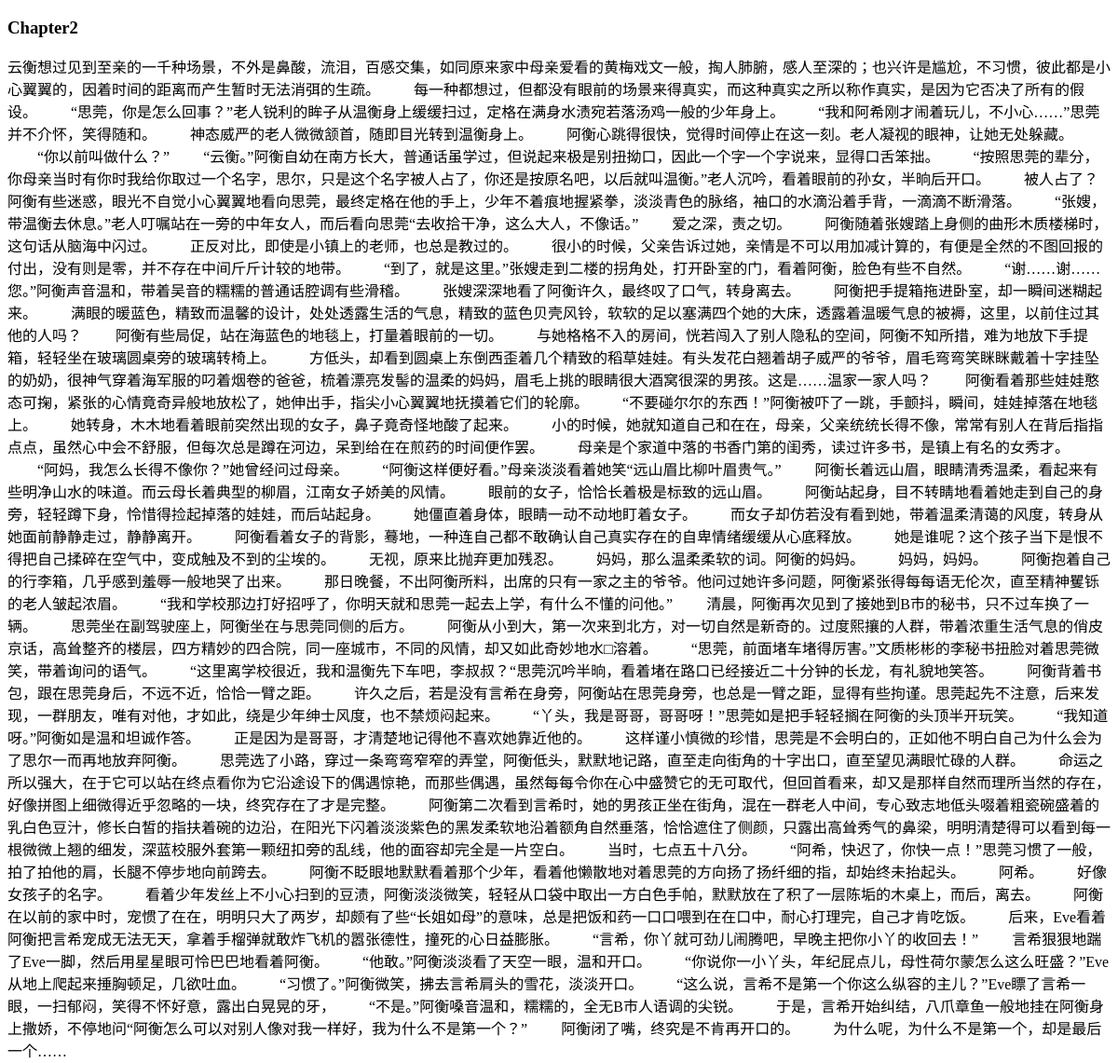
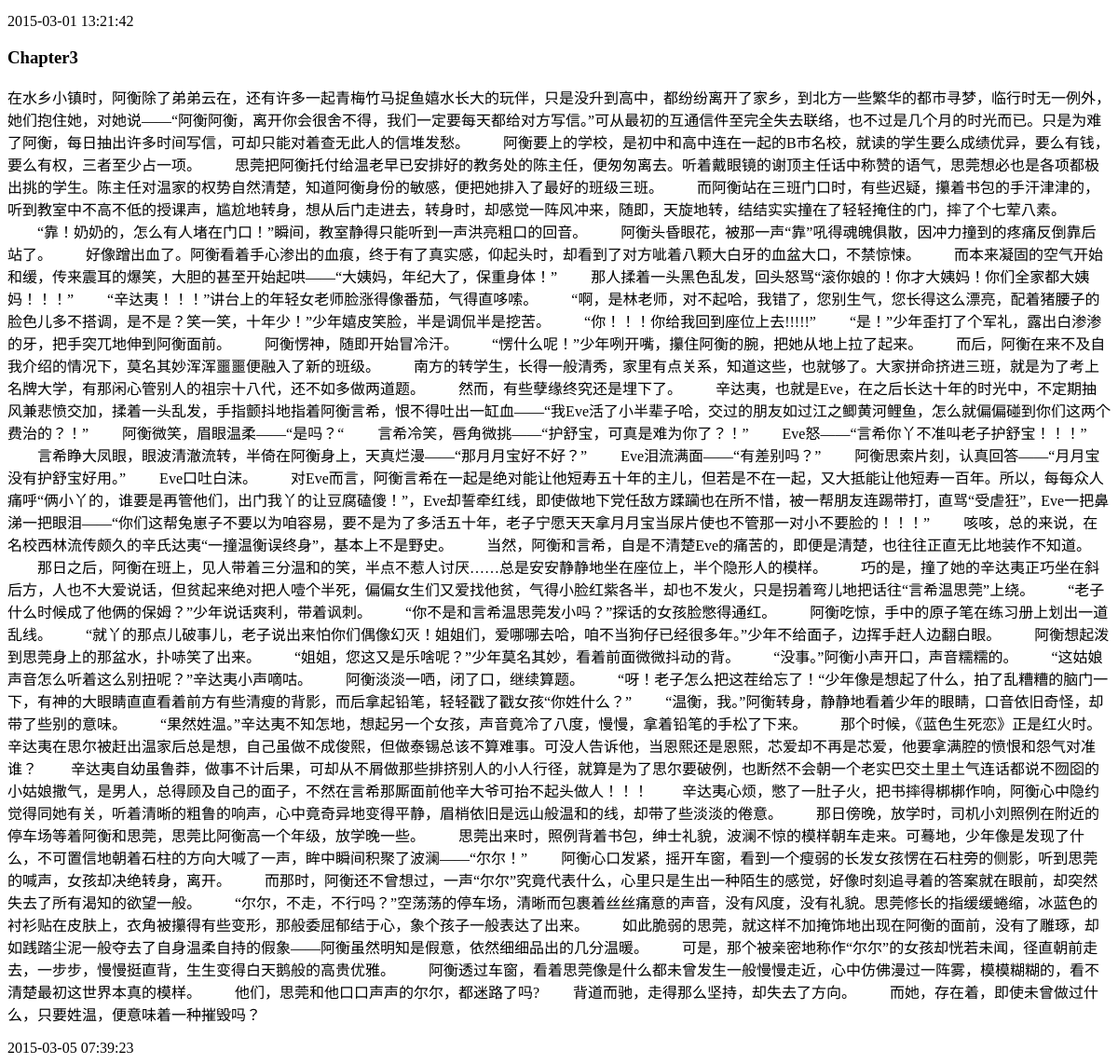
Page /php/search.php on the earlier database version (2 pictures, top to bottom).
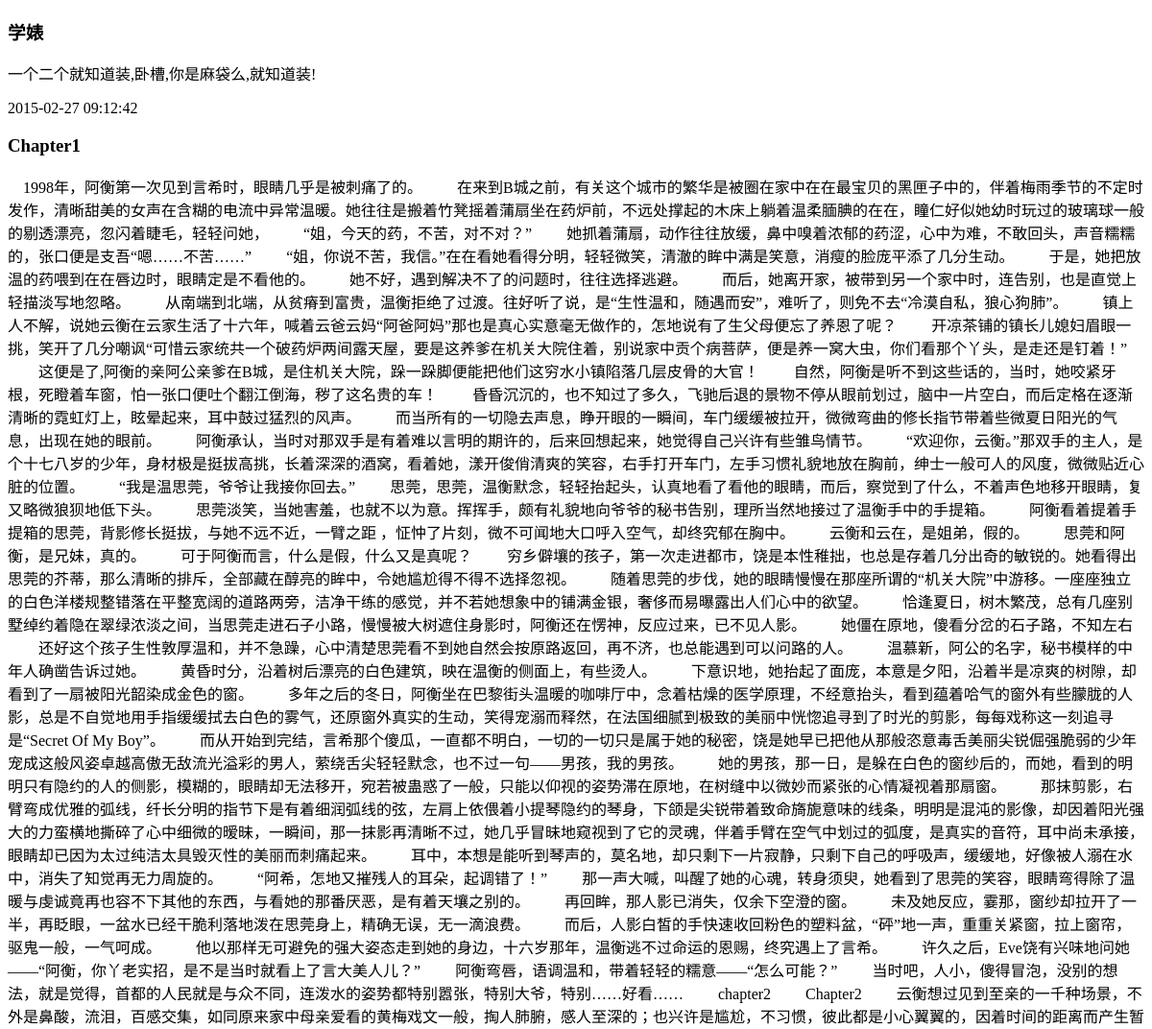
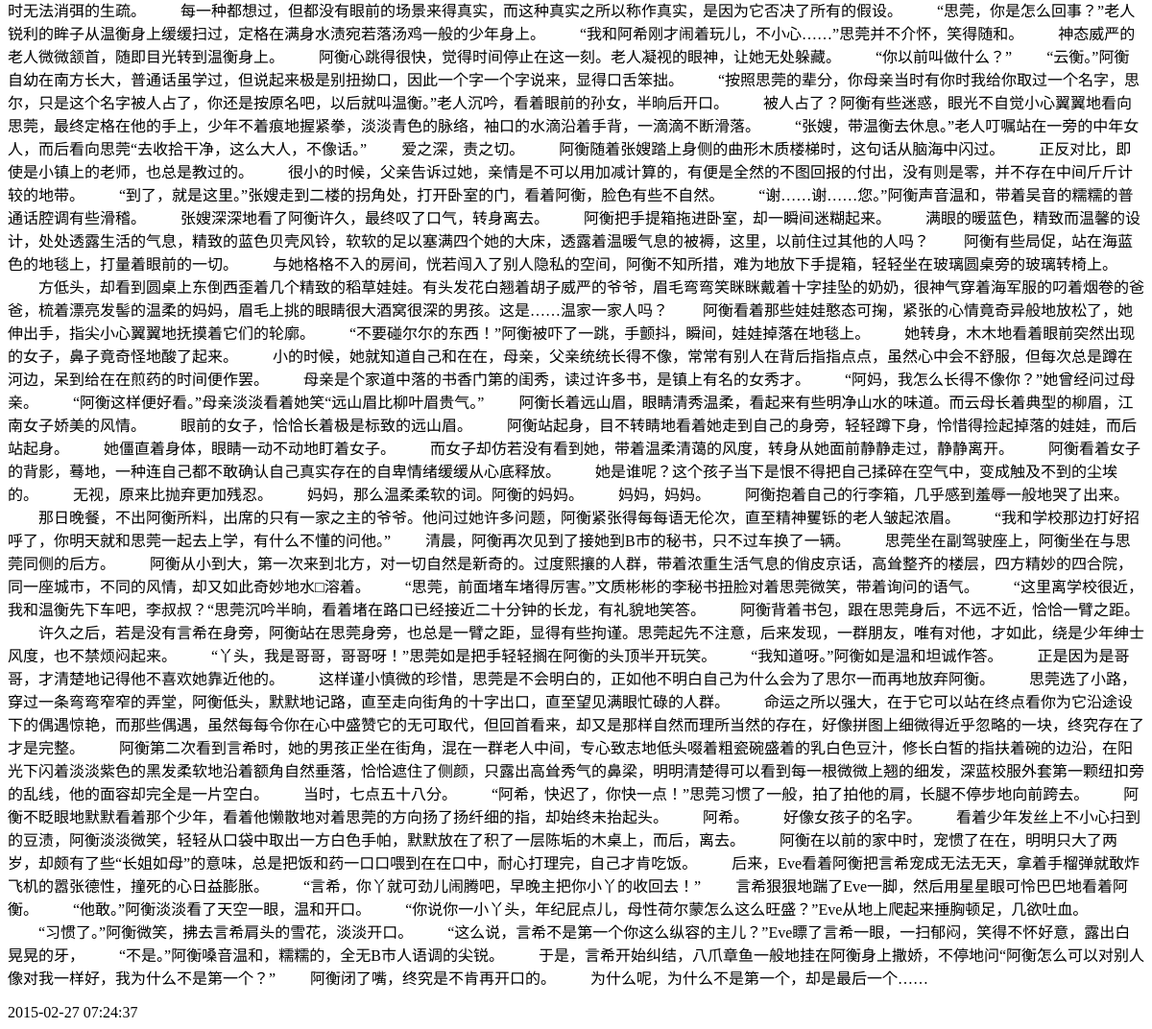
Same page on the later database version (2 pictures, top to bottom).
### tables this page shows
CREATE TABLE IF NOT EXISTS `blog_content` (
  `user_id` int(11) NOT NULL,
  `user_name` varchar(10) NOT NULL,
`content_id` int(11) NOT NULL,
  `content_title` varchar(225) NOT NULL,
  `type` varchar(32) NOT NULL,
  `content` text NOT NULL,
  `time` timestamp NOT NULL DEFAULT CURRENT_TIMESTAMP ON UPDATE CURRENT_TIMESTAMP
);

### php/search.php (the view, shortened to what this page needs)
<!doctype html>
<html lang="en">
<head>
</head>
<body>
<?php
include"connect.php";
$searchs=$_POST['search'];
$result=$db->query("SELECT * FROM `blog_content` WHERE content like '%$searchs%' or content_title like '%$searchs%'");
					foreach ($result as $value) {
						print("<h3>{$value['content_title']}</h3>
              <p id='p'>{$value['content']}</p>              <span>{$value['time']}</span>
                </div>
    </div>
    <div id='search'>
    <div id='sear'>");
              echo <<<STR
              </div>
            </div>
          </div>
STR;
					}
?>
</body>
</html>

Differences in the rows shown:
removed blog_content: content_title "Chapter2", content "云衡想过见到至亲的一千种场景，不外是鼻酸，流泪，百感交集，如同原来家中母亲爱看的黄梅戏文一般，掏人肺腑，感人至深的；也兴许是尴尬，不习惯，彼此都是小心翼翼的，因着时间的距离而产生暂时无法消弭的生疏。 每一种都想过，但都没有眼前的场景来得真实，而这种真实之所以称作真实，是因为它否决了所有的假设。 “思莞，你是怎么回事？”老人锐利的眸子从温衡身上缓缓扫过，定格在满身水渍宛若落汤鸡一般的少年身上。 “我和阿希刚才闹着玩儿，不小心……”思莞并不介怀，笑得随和。 神态威严的老人微微颔首，随即目光转到温衡身上。 阿衡心跳得很快，觉得时间停止在这一刻。老人凝视的眼神，让她无处躲藏。 “你以前叫做什么？” “云衡。”阿衡自幼在南方长大，普通话虽学过，但说起来极是别扭拗口，因此一个字一个字说来，显得口舌笨拙。 “按照思莞的辈分，你母亲当时有你时我给你取过一个名字，思尔，只是这个名字被人占了，你还是按原名吧，以后就叫温衡。”老人沉吟，看着眼前的孙女，半晌后开口。 被人占了？阿衡有些迷惑，眼光不自觉小心翼翼地看向思莞，最终定格在他的手上，少年不着痕地握紧拳，淡淡青色的脉络，袖口的水滴沿着手背，一滴滴不断滑落。 “张嫂，带温衡去休息。”老人叮嘱站在一旁的中年女人，而后看向思莞“去收拾干净，这么大人，不像话。” 爱之深，责之切。 阿衡随着张嫂踏上身侧的曲形木质楼梯时，这句话从脑海中闪过。 正反对比，即使是小镇上的老师，也总是教过的。 很小的时候，父亲告诉过她，亲情是不可以用加减计算的，有便是全然的不图回报的付出，没有则是零，并不存在中间斤斤计较的地带。…", time "2015-03-01 13:21:42"
removed blog_content: content_title "Chapter3", content "在水乡小镇时，阿衡除了弟弟云在，还有许多一起青梅竹马捉鱼嬉水长大的玩伴，只是没升到高中，都纷纷离开了家乡，到北方一些繁华的都市寻梦，临行时无一例外，她们抱住她，对她说——“阿衡阿衡，离开你会很舍不得，我们一定要每天都给对方写信。”可从最初的互通信件至完全失去联络，也不过是几个月的时光而已。只是为难了阿衡，每日抽出许多时间写信，可却只能对着查无此人的信堆发愁。 阿衡要上的学校，是初中和高中连在一起的B市名校，就读的学生要么成绩优异，要么有钱，要么有权，三者至少占一项。 思莞把阿衡托付给温老早已安排好的教务处的陈主任，便匆匆离去。听着戴眼镜的谢顶主任话中称赞的语气，思莞想必也是各项都极出挑的学生。陈主任对温家的权势自然清楚，知道阿衡身份的敏感，便把她排入了最好的班级三班。 而阿衡站在三班门口时，有些迟疑，攥着书包的手汗津津的，听到教室中不高不低的授课声，尴尬地转身，想从后门走进去，转身时，却感觉一阵风冲来，随即，天旋地转，结结实实撞在了轻轻掩住的门，摔了个七荤八素。 “靠！奶奶的，怎么有人堵在门口！”瞬间，教室静得只能听到一声洪亮粗口的回音。 阿衡头昏眼花，被那一声“靠”吼得魂魄俱散，因冲力撞到的疼痛反倒靠后站了。 好像蹭出血了。阿衡看着手心渗出的血痕，终于有了真实感，仰起头时，却看到了对方呲着八颗大白牙的血盆大口，不禁惊悚。 而本来凝固的空气开始和缓，传来震耳的爆笑，大胆的甚至开始起哄——“大姨妈，年纪大了，保重身体！” 那人揉着一头黑色乱发，回头怒骂“滚你娘的！你才大姨妈！你们全家都大姨妈！！！” “辛达夷！！！”讲台上的年轻女老师脸涨得像番茄，气得直哆嗦。…", time "2015-03-05 07:39:23"
added blog_content: content_title "学婊", content "一个二个就知道装,卧槽,你是麻袋么,就知道装!", time "2015-02-27 09:12:42"
added blog_content: content_title "Chapter1", content "1998年，阿衡第一次见到言希时，眼睛几乎是被刺痛了的。 在来到B城之前，有关这个城市的繁华是被圈在家中在在最宝贝的黑匣子中的，伴着梅雨季节的不定时发作，清晰甜美的女声在含糊的电流中异常温暖。她往往是搬着竹凳摇着蒲扇坐在药炉前，不远处撑起的木床上躺着温柔腼腆的在在，瞳仁好似她幼时玩过的玻璃球一般的剔透漂亮，忽闪着睫毛，轻轻问她， “姐，今天的药，不苦，对不对？” 她抓着蒲扇，动作往往放缓，鼻中嗅着浓郁的药涩，心中为难，不敢回头，声音糯糯的，张口便是支吾“嗯……不苦……” “姐，你说不苦，我信。”在在看她看得分明，轻轻微笑，清澈的眸中满是笑意，消瘦的脸庞平添了几分生动。 于是，她把放温的药喂到在在唇边时，眼睛定是不看他的。 她不好，遇到解决不了的问题时，往往选择逃避。 而后，她离开家，被带到另一个家中时，连告别，也是直觉上轻描淡写地忽略。 从南端到北端，从贫瘠到富贵，温衡拒绝了过渡。往好听了说，是“生性温和，随遇而安”，难听了，则免不去“冷漠自私，狼心狗肺”。 镇上人不解，说她云衡在云家生活了十六年，喊着云爸云妈“阿爸阿妈”那也是真心实意毫无做作的，怎地说有了生父母便忘了养恩了呢？ 开凉茶铺的镇长儿媳妇眉眼一挑，笑开了几分嘲讽“可惜云家统共一个破药炉两间露天屋，要是这养爹在机关大院住着，别说家中贡个病菩萨，便是养一窝大虫，你们看那个丫头，是走还是钉着！” 这便是了,阿衡的亲阿公亲爹在B城，是住机关大院，跺一跺脚便能把他们这穷水小镇陷落几层皮骨的大官！ 自然，阿衡是听不到这些话的，当时，她咬紧牙根，死瞪着车窗，怕一张口便吐个翻江倒海，秽了这名贵的车！…", time "2015-02-27 07:24:37"
